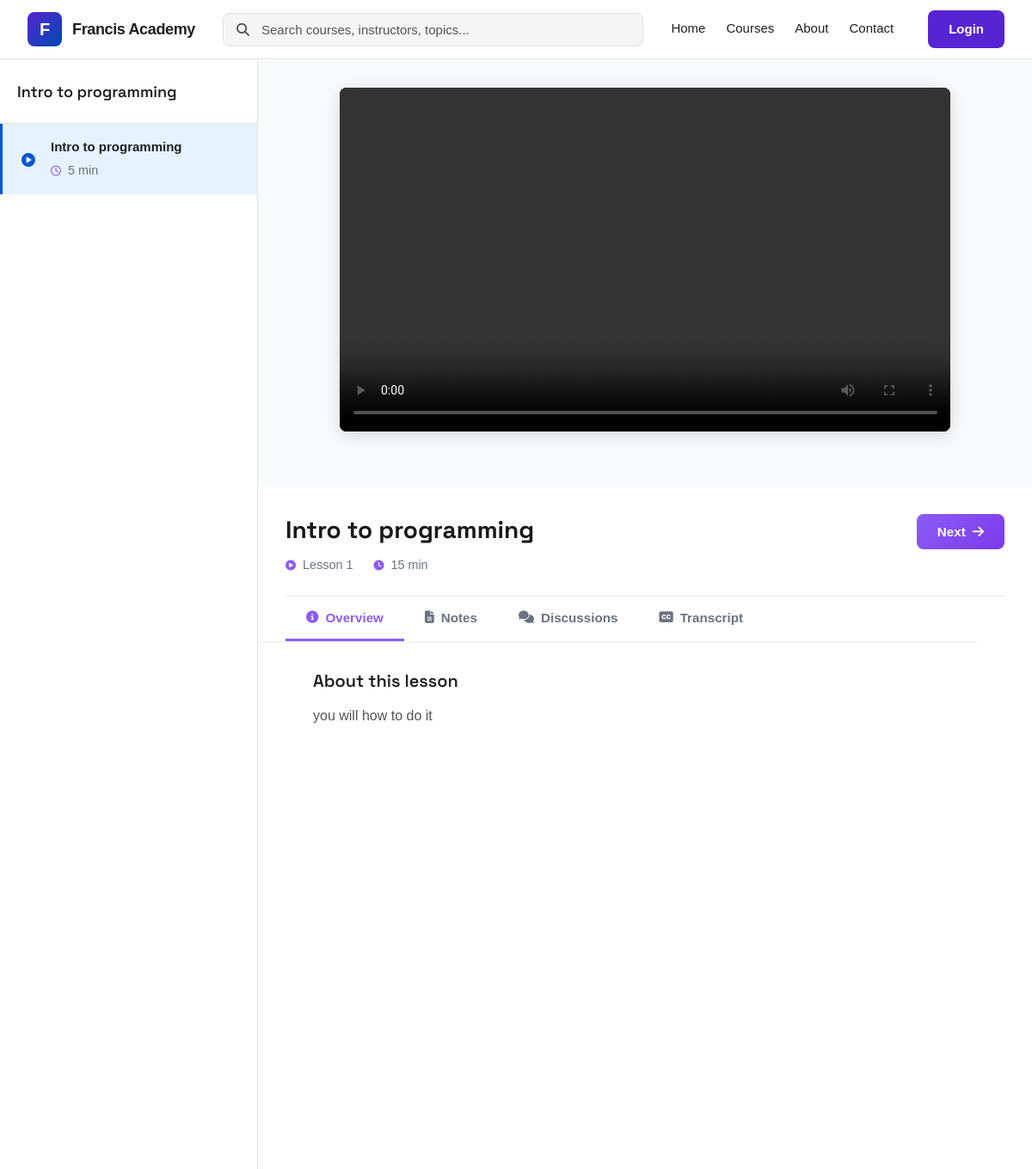
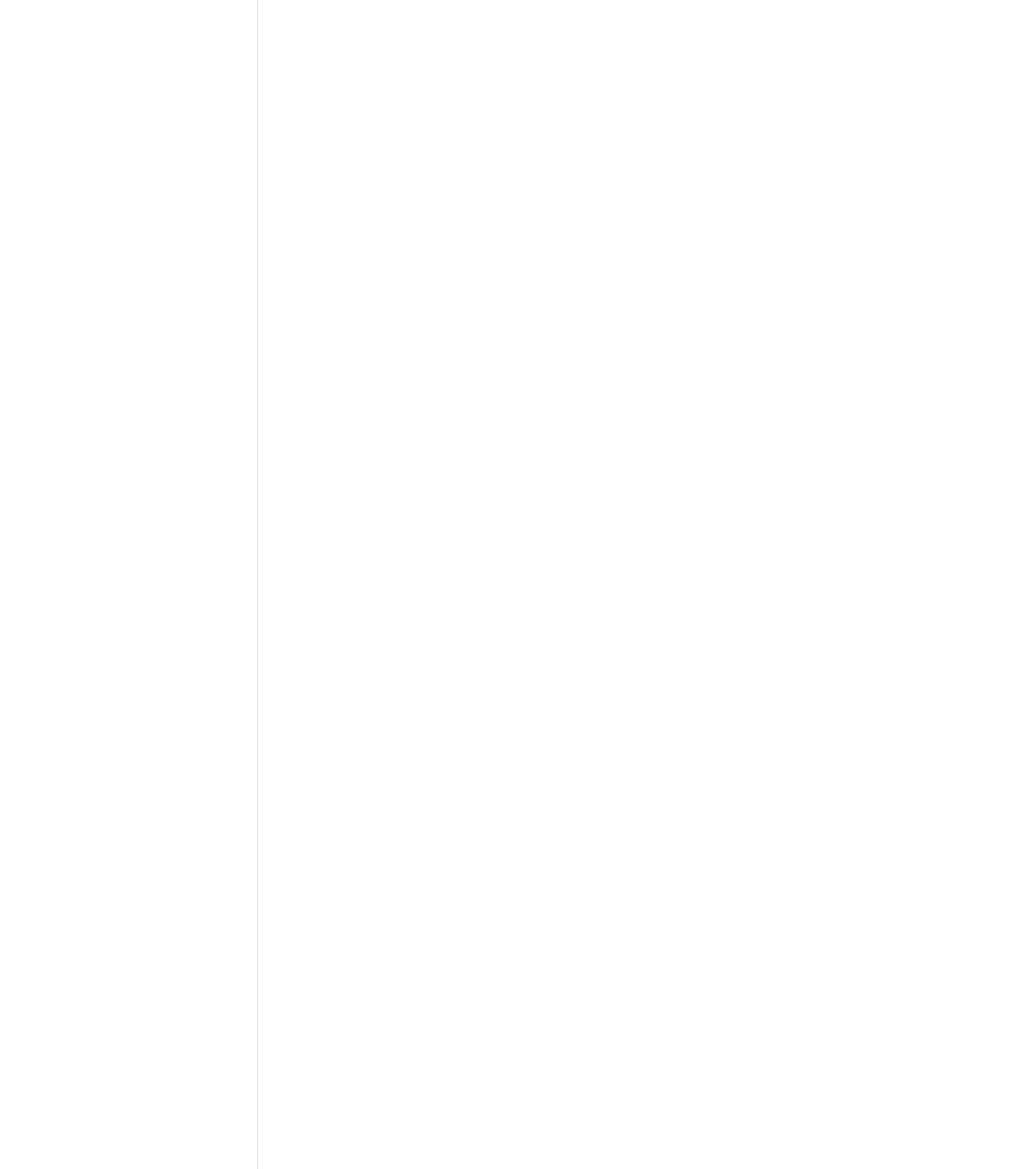
Page /courses/course/intro-to-programming/learn/ on the committed database (2 pictures, top to bottom).
### courses/models.py (models this page shows, shortened)
class Course(models.Model):
    DIFFICULTY_CHOICES = [
        ('beginner', 'Beginner'),
        ('intermediate', 'Intermediate'),
        ('advanced', 'Advanced'),
    ]
    STATUS_CHOICES = [
        ('draft', 'Draft'),
        ('published', 'Published'),
        ('archived', 'Archived'),
    ]
    id = models.UUIDField(primary_key=True, default=uuid.uuid4, editable=False)
    title = models.CharField(max_length=200)
    slug = models.SlugField(max_length=200, unique=True, blank=True)
    description = models.TextField()
    short_description = models.CharField(max_length=300)
    category = models.ForeignKey(Category, on_delete=models.CASCADE, related_name='courses')
    instructor = models.ForeignKey(Instructor, on_delete=models.CASCADE, related_name='courses')
    thumbnail = models.ImageField(upload_to='course_thumbnails/')
    preview_video = models.URLField(blank=True, help_text="YouTube or Vimeo URL")
    price = models.DecimalField(max_digits=10, decimal_places=2)
    original_price = models.DecimalField(max_digits=10, decimal_places=2, blank=True, null=True)
    is_free = models.BooleanField(default=False)
    difficulty = models.CharField(max_length=20, choices=DIFFICULTY_CHOICES, default='beginner')
    duration_hours = models.PositiveIntegerField(help_text="Total course duration in hours")
    language = models.CharField(max_length=50, default='English')
    status = models.CharField(max_length=20, choices=STATUS_CHOICES, default='draft')
    is_featured = models.BooleanField(default=False)
    is_bestseller = models.BooleanField(default=False)
    meta_description = models.CharField(max_length=160, blank=True)
    keywords = models.CharField(max_length=200, blank=True)
    created_at = models.DateTimeField(auto_now_add=True)
    updated_at = models.DateTimeField(auto_now=True)
    published_at = models.DateTimeField(blank=True, null=True)
    class Meta:
        ordering = ['-created_at']

class Lesson(models.Model):
    LESSON_TYPES = [
        ('video', 'Video'),
        ('text', 'Text'),
        ('quiz', 'Quiz'),
        ('assignment', 'Assignment'),
    ]
    course = models.ForeignKey(Course, on_delete=models.CASCADE, related_name='lessons')
    title = models.CharField(max_length=200)
    slug = models.SlugField(max_length=200, blank=True)
    description = models.TextField(blank=True)
    lesson_type = models.CharField(max_length=20, choices=LESSON_TYPES, default='video')
    video_url = models.URLField(blank=True, help_text="YouTube, Vimeo, or direct video URL")
    video_file = models.FileField(upload_to='lesson_videos/', blank=True, null=True, help_text="Upload video file directly")
    text_content = models.TextField(blank=True)
    duration_minutes = models.PositiveIntegerField(default=0)
    order = models.PositiveIntegerField(default=0)
    is_preview = models.BooleanField(default=False, help_text="Can be viewed without enrollment")
    created_at = models.DateTimeField(auto_now_add=True)
    updated_at = models.DateTimeField(auto_now=True)
    class Meta:
        ordering = ['order']
        unique_together = ['course', 'order']

### courses/views.py (the view)
# urls.py: path('course/<slug:slug>/learn/', views.course_learn, name='course_learn'),
def course_learn(request, slug):
    course = get_object_or_404(Course, slug=slug, status='published')
    enrollment = None
    lesson_progress = {}
    if request.user.is_authenticated:
        try:
            enrollment = Enrollment.objects.get(user=request.user, course=course, is_active=True)
            lessons = course.lessons.select_related('quiz').all().order_by('order')
            for lesson in lessons:
                try:
                    progress = LessonProgress.objects.get(enrollment=enrollment, lesson=lesson)
                    lesson_progress[lesson.id] = progress.is_completed
                except LessonProgress.DoesNotExist:
                    lesson_progress[lesson.id] = False
        except Enrollment.DoesNotExist:
            messages.info(request, 'Register to track your progress and get certificates!')
    else:
        messages.info(request, 'Register to track your progress, save your place, and get certificates!')
    lessons = course.lessons.select_related('quiz').all().order_by('order')
    current_lesson = lessons.first()
    lesson_slug = request.GET.get('lesson')
    if lesson_slug:
        try:
            current_lesson = lessons.get(slug=lesson_slug)
        except Lesson.DoesNotExist:
            pass
    return render(request, 'courses/course_learn_coursera.html', {
        'course': course,
        'enrollment': enrollment,
        'lessons': lessons,
        'current_lesson': current_lesson,
        'lesson_progress': lesson_progress,
        'is_anonymous': not request.user.is_authenticated,
    })

### courses/templatetags/course_extras.py (called while the page is built)
@register.filter
def get_item(dictionary, key):
    if dictionary is None:
        return None
    return dictionary.get(key, False)

### templates/courses/course_learn_coursera.html (shortened to what this page needs)
{% extends 'base.html' %}
{% load static %}
{% load course_extras %}
{% block extra_css %}
<link rel="stylesheet" href="{% static 'css/course-learn-coursera.css' %}">
<link rel="stylesheet" href="{% static 'css/course-learn-modern.css' %}">
{% endblock %}
{% block content %}
    <div class="learning-page-container" data-course-slug="{{ course.slug }}" data-lesson-id="{{ current_lesson.id|default:'' }}">
        <aside class="course-sidebar-left">
            <div class="sidebar-header">
                <h2 class="course-title-sidebar">{{ course.title }}</h2>
            </div>
            <div class="lessons-container">
                <ul class="lessons-list">
                    {% for lesson in lessons %}
                        <li class="lesson-item-coursera {% if lesson == current_lesson %}active{% endif %}">
                            <div onclick="loadLesson('{{ lesson.slug }}')" style="display: flex; align-items: center; gap: 1rem; flex: 1; cursor: pointer;">
                                <div class="lesson-icon">
                                    {% if lesson_progress|get_item:lesson.id %}
                                        <i class="fas fa-check-circle completed-icon"></i>
                                    {% elif lesson == current_lesson %}
                                        <i class="fas fa-play-circle playing-icon"></i>
                                    {% else %}
                                        <i class="far fa-circle pending-icon"></i>
                                    {% endif %}
                                </div>
                                <div class="lesson-info">
                                    <div class="lesson-title">{{ lesson.title }}</div>
                                    <div class="lesson-meta">
                                        <span><i class="far fa-clock"></i> {{ lesson.duration_minutes|default:"5" }} min</span>
                                    </div>
                                </div>
                            </div>
                        </li>
                    {% endfor %}
                </ul>
            </div>
        </aside>
        <main class="main-learning-content">
            <div class="video-container-wrapper">
                <div class="video-section-coursera" id="videoSection">
                    <div class="video-player-coursera" id="videoPlayer">
                    {% if current_lesson and current_lesson.lesson_type == 'video' %}
                        {% if current_lesson.video_file %}
                            <video id="mainVideo" controls controlsList="nodownload">
                                <source src="{{ current_lesson.video_file.url }}" type="video/mp4">
                            </video>
                        {% endif %}
                    {% endif %}
                </div>
            </div>
            </div>
            <div class="content-section-wrapper">
                <div class="lesson-header-modern">
                <div class="lesson-header-content">
                    <h1 class="lesson-title-elegant">{% if current_lesson %}{{ current_lesson.title }}{% else %}{{ course.title }}{% endif %}</h1>
                    <div class="lesson-meta">
                        <span class="lesson-number"><i class="fas fa-play-circle"></i> Lesson {{ current_lesson.order|default:"1" }}</span>
                        <span class="lesson-duration"><i class="fas fa-clock"></i> {{ current_lesson.duration|default:"15" }} min</span>
                    </div>
                </div>
                <div class="lesson-actions-modern">
                    <button class="btn-next-modern" onclick="nextLesson()">
                        Next <i class="fas fa-arrow-right"></i>
                    </button>
                </div>
            </div>
            <div class="content-tabs-sticky" id="stickyTabs">
                <div class="tabs-container">
                    <button class="tab-btn-modern active" onclick="showTab('overview')" data-tab="overview">
                        <i class="fas fa-info-circle"></i> Overview
                    </button>
                    <button class="tab-btn-modern" onclick="showTab('notes')" data-tab="notes">
                        <i class="fas fa-file-alt"></i> Notes
                    </button>
                    <button class="tab-btn-modern" onclick="showTab('discussions')" data-tab="discussions">
                        <i class="fas fa-comments"></i> Discussions
                    </button>
                    <button class="tab-btn-modern" onclick="showTab('transcript')" data-tab="transcript">
                        <i class="fas fa-closed-captioning"></i> Transcript
                    </button>
                </div>
            </div>
            <div class="tab-content-area">
                <div id="overview-tab" class="tab-panel-coursera" style="display: block;">
                    {% if current_lesson %}
                        <div class="lesson-description">
                            <h3>About this lesson</h3>
                            <p>{{ current_lesson.description|default:"In this lesson, you'll learn important concepts and gain hands-on experience." }}</p>
                        </div>
                    {% endif %}
                </div>
            </div>
            </div>
        </main>
    </div>
{% endblock %}

### static/style.css (style rules this page uses)
:root { --primary: #4361ee; --primary-dark: #3a56d4; --secondary: #f72585; --accent: #4cc9f0; --success: #4ade80; --warning: #f59e0b; --error: #f43f5e; --text-primary: #1e293b; --text-secondary: #64748b; --text-tertiary: #94a3b8; --bg-primary: #ffffff; --bg-secondary: #f8fafc; --bg-tertiary: #f1f5f9; --border-light: #e2e8f0; --border-medium: #cbd5e1; --shadow-sm: 0 1px 2px 0 rgba(0, 0, 0, 0.05); --shadow: 0 4px 6px -1px rgba(0, 0, 0, 0.1), 0 2px 4px -1px rgba(0, 0, 0, 0.06); --shadow-md: 0 10px 15px -3px rgba(0, 0, 0, 0.1), 0 4px 6px -2px rgba(0, 0, 0, 0.05); --shadow-lg: 0 20px 25px -5px rgba(0, 0, 0, 0.1), 0 10px 10px -5px rgba(0, 0, 0, 0.04); --transition: all 0.3s cubic-bezier(0.4, 0, 0.2, 1); --radius-sm: 4px; --radius: 8px; --radius-lg: 12px; --radius-xl: 16px; --radius-full: 9999px; --dark-primary: #6366f1; --dark-primary-dark: #4f46e5; --dark-secondary: #ec4899; --dark-accent: #22d3ee; --dark-text-primary: #f8fafc; --dark-text-secondary: #e2e8f0; --dark-text-tertiary: #94a3b8; --dark-bg-primary: #0f172a; --dark-bg-secondary: #1e293b; --dark-bg-tertiary: #334155; --dark-border-light: #334155; --dark-border-medium: #475569; }
* { margin: 0; padding: 0; box-sizing: border-box; }
body { font-family: 'Poppins', sans-serif; background-color: var(--bg-primary); color: var(--text-primary); line-height: 1.6; transition: var(--transition); }
h1, h2, h3, h4, h5, h6 { font-family: 'Space Grotesk', sans-serif; font-weight: 600; line-height: 1.2; }
body { padding-top: 80px; }
* { max-width: 100%; }
html { scroll-behavior: smooth; }

### static/css/header-modern.css (style rules this page uses)
:root { --primary-purple: #5624d0; --primary-dark: #4a1fb8; --text-dark: #1f1f1f; --text-gray: #6b7280; --border-light: #e5e7eb; --bg-light: #f9fafb; }
body { padding-top: 70px; }

### static/css/course-learn-modern.css (style rules this page uses)
.video-container-wrapper { background: #f9fafb; padding-bottom: 2rem; margin-bottom: 0; position: relative; transition: all 0.3s ease; }
.content-section-wrapper { background: white; padding: 0 2rem 2rem; }
.video-section-coursera { transition: all 0.4s cubic-bezier(0.4, 0, 0.2, 1); position: relative; }
.lesson-header-modern { padding: 2rem 0 1.5rem; border-bottom: 1px solid #e5e7eb; display: flex; justify-content: space-between; align-items: flex-start; gap: 2rem; }
.lesson-header-content { flex: 1; }
.lesson-title-elegant { font-size: 1.75rem; font-weight: 700; color: #1a1a1a; margin: 0 0 0.75rem 0; line-height: 1.3; }
.lesson-meta { display: flex; gap: 1.5rem; align-items: center; }
.lesson-meta span { font-size: 0.9rem; color: #6b7280; display: flex; align-items: center; gap: 0.5rem; }
.lesson-meta i { color: #8b5cf6; }
.lesson-actions-modern { display: flex; gap: 0.75rem; align-items: center; }
.btn-complete-modern, .btn-next-modern { padding: 0.75rem 1.5rem; border-radius: 8px; font-weight: 600; font-size: 0.95rem; border: none; cursor: pointer; transition: all 0.2s; display: flex; align-items: center; gap: 0.5rem; }
.btn-next-modern { background: linear-gradient(135deg, #8b5cf6 0%, #7c3aed 100%); color: white; }
.content-tabs-sticky { background: white; border-bottom: 2px solid #f3f4f6; margin: 0 -2rem; padding: 0 2rem; position: sticky; top: 0; transition: all 0.3s ease; z-index: 100; }
.tabs-container { display: flex; gap: 0; overflow-x: auto; scrollbar-width: none; }
.tab-btn-modern { background: none; border: none; padding: 1rem 1.5rem; font-size: 0.95rem; font-weight: 600; color: #6b7280; cursor: pointer; transition: all 0.2s; border-bottom: 3px solid transparent; white-space: nowrap; display: flex; align-items: center; gap: 0.5rem; }
.tab-btn-modern.active { color: #8b5cf6; border-bottom-color: #8b5cf6; }
.tab-btn-modern i { font-size: 0.9rem; }

### rows in the picture
Course: title "Intro to programming"
Lesson: title "Intro to programming", duration_minutes "5", order "1", description "you will how to do it"

### other values in the picture
{{ current_lesson.duration|default:"15" }} "15"
